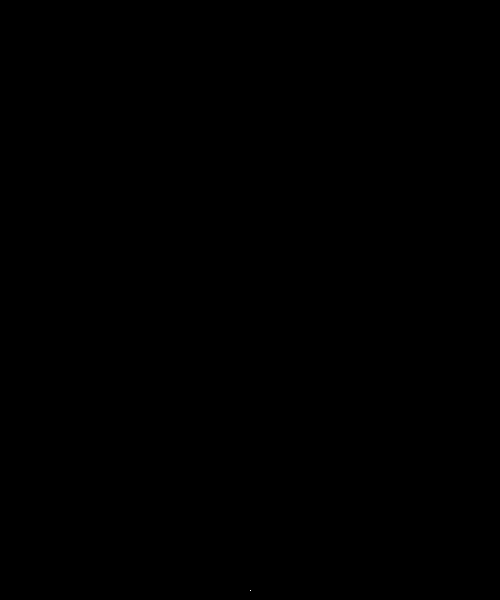
Frame 1 (no input)
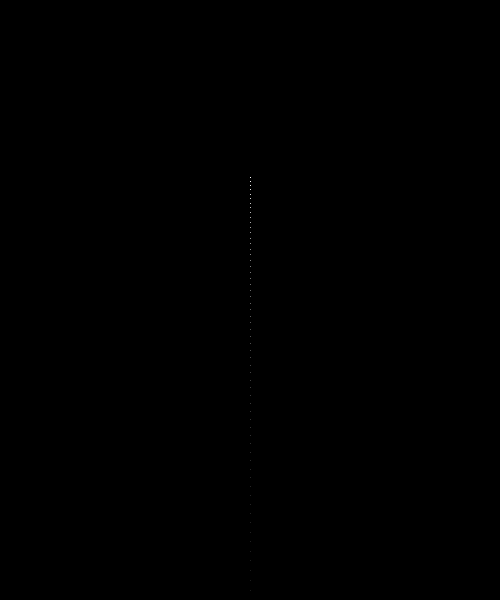
Frame 60 (the mouse pressed at the canvas centre just before this capture)
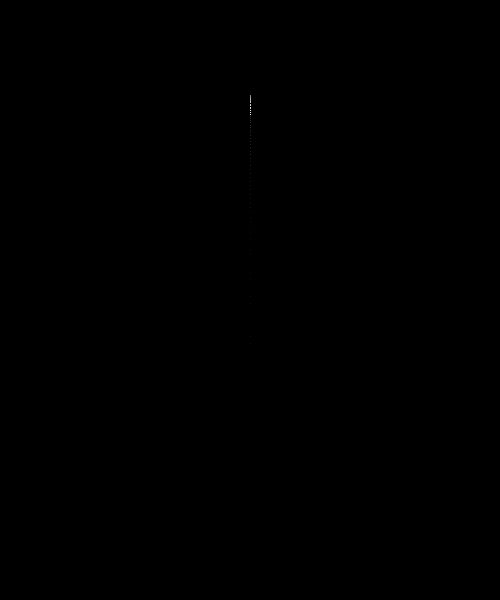
Frame 120 (the mouse held since frame 60 and released just before this capture)

The Processing sketch that drew these frames (run headless with seeded random() and noise(); from frame 60 on, the mouse is pressed at the canvas centre):

// Processing sketch: day4_04_fireworks_cyber
// ── day4_04_fireworks_cyber.pde
//ArrayList<DataType> name = new ArrayList<DataType>();
ArrayList<Particle> fireworks = new ArrayList<Particle>();

void setup() {
  size(500, 600);
  background(0);
  
  // Add! Remove! -- These are possible because we are using ArrayList
  
  int totalNumber = 100;
  for (int i=0; i<totalNumber; i++) {
    fireworks.add( new Particle(width/2, height) );
  }
  
}

void draw() {
  //background(0);
  
  // How to draw background with transparency
  noStroke();
  fill(0, 10);
  rect(0, 0, width, height);
  
  // update & display
  for (int index = 0; index < fireworks.size(); index++) {
    Particle f = fireworks.get(index);
    f.move();
    f.fall();
    f.slowDown();
    //f.checkOutOfCanvas();
    f.checkLifespan();
    //f.display();
    
    // line?
    if (index != 0) {
      Particle prevf = fireworks.get(index-1);
      stroke(255, 100);
      line(f.x, f.y, prevf.x, prevf.y);
    }
    
    
    if (frameCount == 120) {
      f.explode();
    }
  }
  
  // if the particle is done, remove from the arrayList
  for (int i = fireworks.size()-1; i >= 0; i--) {
    Particle f = fireworks.get(i);
    if (f.isDone) {
      fireworks.remove(i);
    }
  }
  
  //text( fireworks.size(), 10, 20 );
}

void mouseDragged() {
  //fireworks.add( new Particle(mouseX, mouseY) );
}









class Particle {
  float x, y;
  float xSpd, ySpd;
  float size;
  boolean isDone; // true or false
  float lifespan;
  float lifeReduction;
  boolean isExploded;
  color clr;

  Particle(float _x, float _y) {
    x = _x;
    y = _y;
    size = random(10, 15);
    xSpd = 0;
    ySpd = -10;
    isDone = false;
    lifespan = 1.0; // 100%
    lifeReduction = 0; //random(0.003, 0.008);
    isExploded = false;
    clr = color( random(255),random(255),random(255) );
  }
  void move() {
    // position <- velocity <- acceleration <-- Forces
    x += xSpd;
    y += ySpd;
  }
  void fall() {
    ySpd += 0.1;
  }
  void explode() {
    int strength = 8;
    xSpd = random(-strength, strength);
    ySpd = random(-strength, strength);
    lifeReduction = random(0.01, 0.03);
    isExploded = true;
  }
  void slowDown() {
    float amount = 0.96;
    if (isExploded) {
      xSpd *= amount; // xSpd = xSpd * 0.9;
      ySpd *= amount; // ySpd = ySpd * 0.9;
    }
  }
  void checkLifespan() {
    if (lifespan > 0.0) {
      lifespan -= lifeReduction; // lifespan = lifespan - lifeReduction;  
    } else {
      lifespan = 0.0;
      isDone = true;
    }
  }
  void checkOutOfCanvas() {
    if ( x < 0 || x > width ) {
      isDone = true;
    }
    if ( y < 0 || y > height ) {
      isDone = true;
    }
  }
  void display() {
    pushStyle();
    
    noStroke();
    fill( clr );
    ellipse(x, y, size * lifespan, size * lifespan);
    
    popStyle();
  }
}
